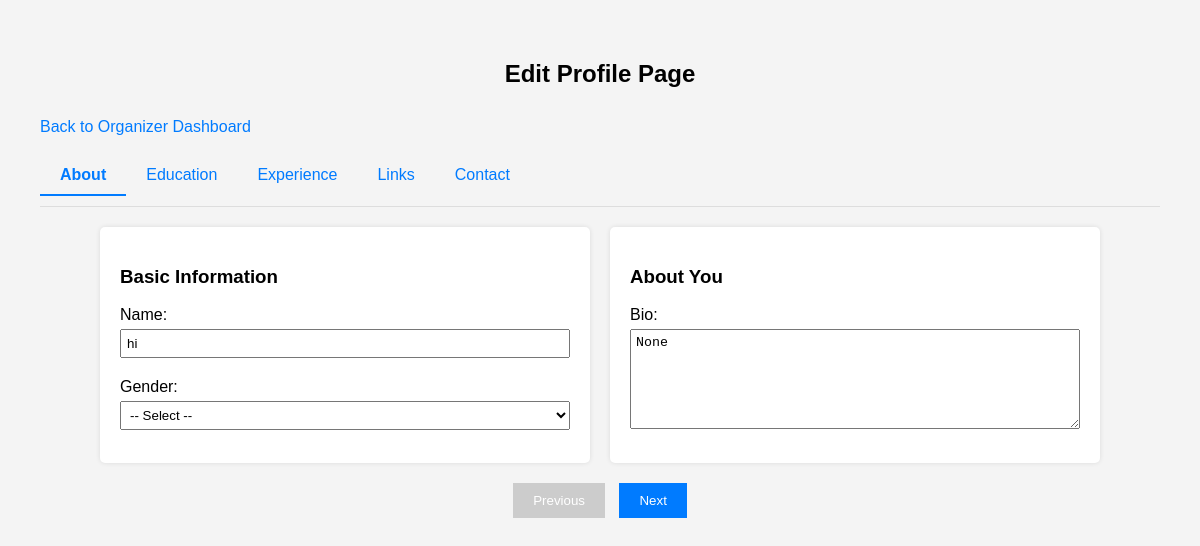
The page /User/profile/edit/1/ (signed in) on the database as committed earlier.
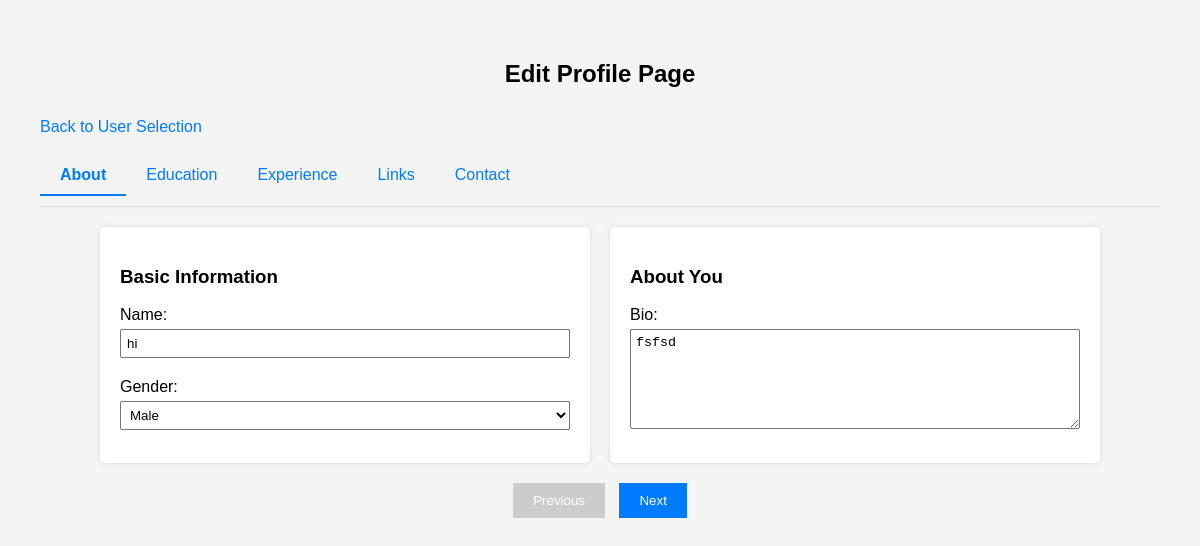
The same page on the database as committed later.
### Guest/models.py (models this page shows, shortened)
class tbl_user(models.Model):
    user_email = models.EmailField(max_length=50, unique=True)
    user_name = models.CharField(max_length=50, null=True, blank=True)
    user_username = models.CharField(max_length=50, null=True, blank=True)
    user_contact = models.CharField(max_length=10, null=True, blank=True)
    user_address = models.CharField(max_length=100, null=True, blank=True)
    user_password = models.CharField(max_length=128, null=True, blank=True)  # Store hashed password
    user_city = models.ForeignKey(tbl_city, on_delete=models.CASCADE, null=True)
    user_photo = models.FileField(upload_to='assets/files/user/', null=True, blank=True)
    user_gender = models.CharField(max_length=100, null=True, blank=True)
    user_bio = models.TextField(null=True, blank=True)
    user_links = models.TextField(null=True, blank=True)  # Store as JSON (GitHub, LinkedIn, etc.)
    user_degree_type = models.CharField(max_length=50, null=True, blank=True)
    user_institution = models.CharField(max_length=100, null=True, blank=True)
    user_field_of_study = models.CharField(max_length=100, null=True, blank=True)
    user_graduation_month = models.IntegerField(null=True, blank=True)  # Store as month number (1-12)
    user_graduation_year = models.IntegerField(null=True, blank=True)  # Store as year (YYYY)
    user_emergency_name = models.CharField(max_length=100, null=True, blank=True)
    user_emergency_phone = models.CharField(max_length=15, null=True, blank=True)
    user_organization_name = models.CharField(max_length=100, null=True, blank=True)
    user_job_title = models.CharField(max_length=100, null=True, blank=True)
    user_industry = models.CharField(max_length=100, null=True, blank=True)
    user_location = models.CharField(max_length=100, null=True, blank=True)
    user_official_address = models.CharField(max_length=200, null=True, blank=True)
    user_official_contact_number = models.CharField(max_length=15, null=True, blank=True)
    is_basic_profile_complete = models.BooleanField(default=False)
    is_volunteer_profile_complete = models.BooleanField(default=False)
    is_organizer_profile_complete = models.BooleanField(default=False)
    user_past_volunteering = models.TextField(null=True, blank=True)
    user_type = models.CharField(max_length=10, choices=USER_TYPES, default='volunteer')
    user_visibility = models.BooleanField(default=False)  # If true, profile is public and visible to anyone

### User/views.py (the view, shortened to what this page needs)
# urls.py: path('profile/edit/<int:page>/', views.edit_profile, name='edit_profile'),
def edit_profile(request, page=1):
    if 'u_id' not in request.session:
        return redirect('Guest:login')
    user = tbl_user.objects.get(id=request.session['u_id'])
    if page < 1 or page > 5:
        page = 1
    months = [
        "January", "February", "March", "April", "May", "June",
        "July", "August", "September", "October", "November", "December"
    ]
    years = [str(year) for year in range(2020, 2031)]
    return render(request, 'User/edit_profile.html', {  # Update template path to User/
        'user': user,
        'page': page,
        'user_type': user.user_type,
        'months': months,
        'years': years,
    })

### User/templates/User/edit_profile.html (shortened to what this page needs)
<!DOCTYPE html>
<html lang="en">
<head>
</head>
<body>
    <h2>Edit Profile Page</h2>
    {% if user_type == "organizer" %}
        <a href="{% url 'User:organizer_dashboard' %}">Back to Organizer Dashboard</a>
    {% elif user_type == "volunteer" %}
        <a href="{% url 'User:volunteer_dashboard' %}">Back to Volunteer Dashboard</a>
    {% else %}
        <a href="{% url 'Guest:user_who' %}">Back to User Selection</a>
    {% endif %}
    <div class="tabs">
        <a href="{% url 'User:edit_profile' 1 %}" class="{% if page == 1 %}active{% endif %}">About</a>
        <a href="{% url 'User:edit_profile' 2 %}" class="{% if page == 2 %}active{% endif %}">Education</a>
        <a href="{% url 'User:edit_profile' 3 %}" class="{% if page == 3 %}active{% endif %}">Experience</a>
        <a href="{% url 'User:edit_profile' 4 %}" class="{% if page == 4 %}active{% endif %}">Links</a>
        <a href="{% url 'User:edit_profile' 5 %}" class="{% if page == 5 %}active{% endif %}">Contact</a>
    </div>
    <form method="post">
        <div class="container">
            {% if page == 1 %}
                <div class="section">
                    <h3>Basic Information</h3>
                    <label for="user_name">Name:</label>
                    <input type="text" name="user_name" id="user_name" value="{{ user.user_name }}" data-field="user_name">
                    <label for="user_gender">Gender:</label>
                    <select name="user_gender" id="user_gender" data-field="user_gender">
                        <option value="" {% if not user.user_gender %}selected{% endif %}>-- Select --</option>
                        <option value="Male" {% if user.user_gender == "Male" %}selected{% endif %}>Male</option>
                    </select>
                </div>
                <div class="section">
                    <h3>About You</h3>
                    <label for="user_bio">Bio:</label>
                    <textarea name="user_bio" id="user_bio" data-field="user_bio">{{ user.user_bio }}</textarea>
                </div>
            {% endif %}
        </div>
        <div class="nav-buttons">
            <button type="submit" name="previous" {% if page == 1 %}disabled{% endif %}>Previous</button>
            <button type="submit" name="next" {% if page == 5 %}disabled{% endif %}>Next</button>
        </div>
    </form>
</body>
</html>

Rows that differ between the two databases and show on the page:
changed tbl_user "hi": user_type "organizer" → "both" (drawn); user_gender "-- Select --" → "Male"; user_bio "None" → "fsfsd"
Other text that changed with them:
text no longer shown: "Back to Organizer Dashboard"
text now shown: "Back to User Selection"
